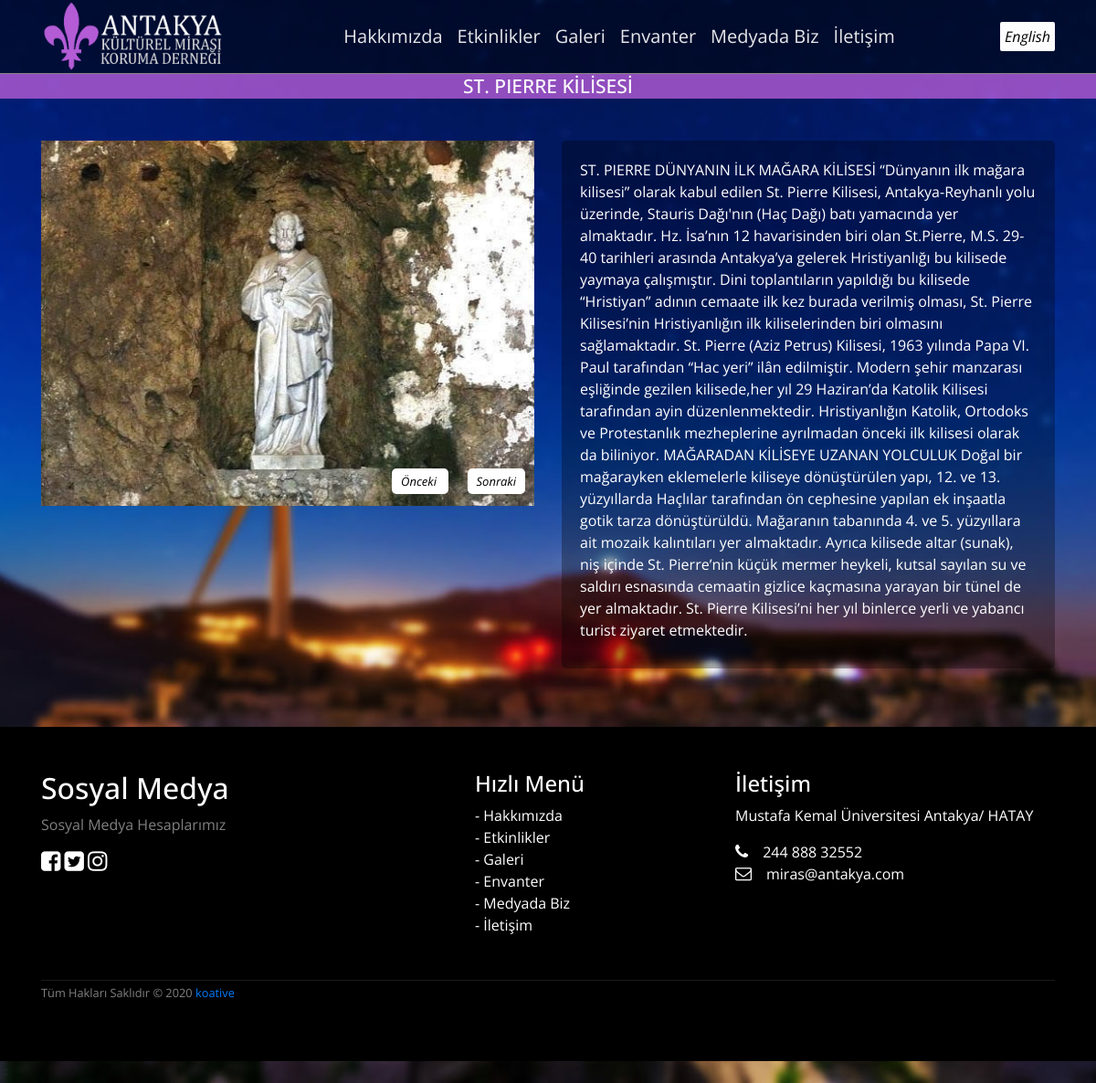
Screenshot of /detay.php?id=65 with the database file from the repository.
### tables this page shows
CREATE TABLE `control` (
  `c_id` int(11) NOT NULL,
  `c_logo` varchar(250) NOT NULL,
  `c_logo_en` varchar(250) NOT NULL,
  `c_twitter` varchar(100) NOT NULL,
  `c_facebook` varchar(100) NOT NULL,
  `c_instagram` varchar(100) NOT NULL,
  `c_adres` varchar(250) NOT NULL,
  `c_adres_en` varchar(250) NOT NULL,
  `c_telefon` varchar(50) NOT NULL,
  `c_title` varchar(500) NOT NULL,
  `c_title_en` varchar(250) NOT NULL,
  `c_keywords` varchar(500) NOT NULL,
  `c_email` varchar(250) NOT NULL,
  `c_footer_social` varchar(250) NOT NULL,
  `c_footer_social_en` varchar(250) NOT NULL,
  `c_atif` varchar(250) NOT NULL,
  `c_atif_en` varchar(250) NOT NULL,
  `c_description` varchar(500) NOT NULL,
  `c_about` varchar(2000) NOT NULL,
  `c_about_en` varchar(2000) NOT NULL,
  `c_about_p` varchar(250) NOT NULL,
  `c_bg` varchar(500) NOT NULL
);

CREATE TABLE `content` (
  `c_id` int(11) NOT NULL,
  `c_title` varchar(250) NOT NULL,
  `c_title_en` varchar(250) NOT NULL,
  `c_description` mediumtext NOT NULL,
  `c_description_en` mediumtext NOT NULL,
  `c_date` varchar(250) NOT NULL
);

CREATE TABLE `photos` (
  `c_id` int(11) NOT NULL,
  `id` int(11) NOT NULL,
  `url` varchar(250) NOT NULL,
  `upload_time` varchar(250) NOT NULL
);

### lang/tr.php (called while the page is built)
<?php
$sql= "select * from control";
$result = $conn->query($sql);
$row = $result->fetch_assoc();
$lang = array(
"ico" => "assets/img/static/site-ico.png",
"logo" => $row["c_logo"],
"dil" => "English",
"medyada_biz" => "Medyada Biz",
"projeler" => "Projeler",
"etkinlikler" =>"Etkinlikler",
"galeri" =>"Galeri",
"hakkimizda" =>"Hakkımızda",
"iletisim" => "İletişim",
"envanter" => "Envanter",
"sosyal_medya" =>"Sosyal Medya",
"sosyal_medya_bilgi" =>$row["c_footer_social"],
"devamini_gor_button" =>"Devamını Gör",
"atif" =>$row["c_atif"],
"hizli_menu" =>"Hızlı Menü",
"detaylar" => "Detaylar",
"email"=>$row["c_email"],
"adres"=>$row["c_adres"],
"telefon"=>$row["c_telefon"],
"facebook"=>$row["c_facebook"],
"twitter" =>$row["c_twitter"],
"instagram"=>$row["c_instagram"],
"hakkimizda_aciklama"=>$row["c_about"],
"hakkimizda_p"=>$row["c_about_p"],
"c_bg"=>$row["c_bg"],
"c_send_message"=>"Mesaj Gönder",
"c_name"=>"Adınız",
"c_mail"=>"Mail Adresiniz",
"c_mesaj"=>"Mesajınız",
"c_gonder"=>"Gönder",
"c_konu" =>"Konu",
"sonraki"=>"Sonraki",
"onceki"=>"Önceki",
"eklenme_tarihi"=>"Eklenme Tarihi",
);
?>

### detay.php (the view, shortened to what this page needs)
<?php include "header.php";
$id=$_GET["id"];
$sql_data="select * from content where c_id='$id'";
$result=$conn->query($sql_data);
$row=$result->fetch_assoc();
?>
<div class="bg navPad">
<div class="container-fluid">
<div><h1 class="bScoo text-center "><?php if($_SESSION["lang"]=="tr") echo ($row["c_title"]); else echo substr($row["c_title_en"],0,48);?></h1></div>
</div>
<div class="container mt-3">
<div class="row">
  <div class=" col-md-6 ">
<div id="carousel-id" class="carousel slide" data-ride="carousel">
  <div class="carousel-inner" role="listbox">
    <?php
    $sql_img="select * from photos where c_id=$id";
    $img_c=$conn->query($sql_img);
    $x=0;
    while($run_im=$img_c->fetch_assoc()){ ?>
    <div class="carousel-item detay <?=$x==0?' active':''?>"" >
      <img style="width:600px;height:400px"src="<?php echo "assets/uploads/content/".$run_im["url"]; ?>" alt="First slide" class="img-fluid">
    </div>
    <?php $x++;} ?>
    <p class="detay-next">
    <a class="detay-n" href="#carousel-id" role="button" data-slide="prev">
      <span class="icon-prev" aria-hidden="true"></span> <?php echo $lang['onceki']?>
    </a>&emsp;
    <a class="detay-n" href="#carousel-id" role="button" data-slide="next">
      <span class="icon-next" aria-hidden="true"></span> <?php echo $lang['sonraki']?>
    </a>
  </p>
  </div>
</div>
</div>
<div class=" col-md-6 more"><p><?php if($_SESSION["lang"]=="tr") echo ($row["c_description"]); else echo ($row["c_description_en"]);?></p></div>
</div>
</div>
<?php include "footer.php" ?>

### header.php (shortened to what this page needs)
<?php
include 'admin/settings/connect_db.php';
if (!isset($_SESSION["lang"])) {
    require("lang/tr.php"); $_SESSION["lang"]="tr";
} else {
    require("lang/" . $_SESSION['lang'] . ".php");
}
?>
<!doctype html>
<html lang="en">
<head>
    <link rel="stylesheet" href="assets/css/mobile.css">
    <link rel="stylesheet" href="assets/css/bootstrap.min.css">
    <link rel="stylesheet" href="assets/css/main.css">
    <link rel="stylesheet" href="assets/css/card-slider.css >
    <link rel="stylesheet" href="assets/css/jquery.fancybox.min.css" media="screen">
    <link rel="stylesheet" href="https://stackpath.bootstrapcdn.com/font-awesome/4.7.0/css/font-awesome.min.css">
</head>
<body onload="document.body.style.opacity='1'">
    <nav class="navbar navbar-expand-lg fixed-top" id="menu-sc">
        <div class="container menu-x">
            <a class="navbar-brand" href="index.php"><?php echo  '<img src="' . $lang["logo"] . '">' ?></a>
            <div class="collapse navbar-collapse" id="navbarResponsive">
                <ul class="navbar-nav ml-auto">
                <li class="nav-item">
                        <a class="nav-link" href="hakkimizda.php"><?php echo $lang["hakkimizda"]; ?></a>
                    </li>
                    <li class="nav-item">
                        <a class="nav-link" href="etkinlikler.php"><?php echo $lang["etkinlikler"]; ?></a>
                    </li>
                    <li class="nav-item">
                        <a class="nav-link" href="galeri.php"><?php echo $lang["galeri"]; ?></a>
                    </li>
                    <li class="nav-item">
                        <a class="nav-link" href="envanter.php"><?php echo $lang["envanter"]; ?></a>
                    </li>
                    <li class="nav-item active">
                        <a class="nav-link" href="biz.php">
                            <?php echo $lang["medyada_biz"]; ?>
                        </a>
                    </li>
                    <li class="nav-item">
                        <a class="nav-link" href="iletisim.php"><?php echo $lang["iletisim"]; ?></a>
                    </li>
                </ul>
                <ul class="navbar-nav ml-auto text-center">
                    <?php if ($_SESSION["lang"] == "tr") {
                        echo "<li class='lang-select'><a class='list-group-item-light lang-select-a'href='lang.php?lang=en'>" . $lang["dil"] . "</a></li>";
                    } else if ($_SESSION["lang"] == "en") {
                        echo "<li class='lang-select'><a class='list-group-item-light lang-select-a' href='lang.php?lang=tr'>" . $lang["dil"] . "</a></li>";
                    }
                    ?>
                </ul>
            </div>
    </nav>

### footer.php (shortened to what this page needs)
  <div class="mt-5 pt-5 pb-5 footer">
        <div class="container">
            <div class="row">
                <div class="col-lg-5 col-xs-12 about-company">
                    <h2><?php echo $lang["sosyal_medya"]; ?></h2>
                    <p class="pr-5 text-white-50"><?php echo $lang["sosyal_medya_bilgi"]; ?></p>
                    <p class="media_icons"><a target="_blank" href="<?php echo $lang['facebook'] ?>"><i class="fa fa-facebook-square mr-1"></i></a><a target="_blank" href="<?php echo $lang['twitter'] ?>"><i class="fa fa-twitter-square"></i></a>
                        <a target="_blank" href="<?php echo $lang['instagram'] ?>"><i class="fa fa-instagram"></i></a>
                    </p>
                </div>
                <div class="col-lg-3 col-xs-12 links">
                    <h4 class="mt-lg-0 mt-sm-3"><?php echo $lang["hizli_menu"]; ?></h4>
                    <ul class="m-0 p-0">
                    <li>- <a href="#"><?php echo $lang["hakkimizda"]; ?></a></li>
                        <li>- <a href="#"><?php echo $lang["etkinlikler"]; ?></a></li>
                        <li>- <a href="#"><?php echo $lang["galeri"]; ?></a></li>
                        <li>- <a href="#"><?php echo $lang["envanter"]; ?></a></li>
                        <li>- <a href="#"><?php echo $lang["medyada_biz"]; ?></a></li>
                        <li>- <a href="#"><?php echo $lang["iletisim"]; ?></a></li>
                    </ul>
                </div>
                <div class="col-lg-4 col-xs-12 location">
                    <h4 class="mt-lg-0 mt-sm-4"><?php echo $lang["iletisim"]; ?></h4>
                    <p><?php echo $lang["adres"] ?></p>
                    <p class="mb-0"><i class="fa fa-phone mr-3"></i><?php echo $lang["telefon"]?></p>
                    <p><i class="fa fa-envelope-o mr-3"></i><?php echo $lang["email"] ?></p>
                </div>
            </div>
            <div class="row mt-5">
                <div class="col copyright">
                    <p class=""><small class="text-white-50"><?php echo $lang["atif"]; ?><a href="http://korayguler.com"> koative </a></small></p>
                </div>
            </div>
        </div>
    </div>
</body>
</html>

### assets/css/main.css (style rules this page uses)
body { font-family: 'Open Sans', sans-serif; background-color: black; opacity: 0; transition: opacity 2s; -webkit-transition: opacity 2s; }
.bScoo { background-color: rgba(180, 92, 214, 0.8); padding-top:1px; padding-bottom: 1px; font-size: 21px!important; border-top:1px solid rgb(134, 133, 133); color:white!important; }
.nav-link { transition: color .2s; }
.container-fluid { padding:0!important; }
.navbar-brand img { width:10em; }
.detay { min-height: 300px!important; height: auto!important; position: relative; }
.carousel-item { height: 100vh; min-height: 350px; background: no-repeat center center scroll; -webkit-background-size: cover; -moz-background-size: cover; -o-background-size: cover; background-size: cover; }
.navbar { background-color: rgba(0, 0, 0, 0.5) !important; height: 80px; }
.detay-next { text-align: right; position: absolute; bottom:0; right:0; margin-right:10px; }
.detay-n { font-size: 13px; font-style: italic; text-decoration: none; background-color: white; padding:5px 10px 5px 10px; color:black; border-radius: 5px; }
.more p { background-color: rgba(0, 0, 0, 0.3) !important; color:white; padding:20px 20px 30px 20px; border-radius: 5px; }
.nav-link { color: rgba(255, 255, 255, 0.9) !important; font-size: 20px; }
.footer { background-color: rgba(0, 0, 0, 1) !important; color: white; }
.footer .links ul { list-style-type: none; }
.footer .links li a { color: white; transition: color .2s; }
.footer .about-company i { font-size: 25px; }
.footer .about-company a { color: white; transition: color .2s; }
.footer .location i { font-size: 18px; }
.footer .copyright p { border-top: 1px solid rgba(255, 255, 255, 0.1); }
.lang-select-a { text-decoration: none!important; color:black; font-style: italic;border-radius: 2px !important; padding: 5px; font-weight: 400; }
.navPad { padding-top:80px; }

### detay.php (style rules this page uses)
.carousel-item { width:100%; height:500px; min-height:0; }

### rows the page displays
control: c_logo (picture), c_footer_social "Sosyal Medya Hesaplarımız", c_adres "Mustafa Kemal Üniversitesi Antakya/ HATAY", c_telefon "244 888 32552", c_email "miras@antakya.com", c_atif "Tüm Hakları Saklıdır © 2020"
content: c_title "ST. PIERRE KİLİSESİ", c_description "ST. PIERRE DÜNYANIN İLK MAĞARA KİLİSESİ “Dünyanın ilk mağara kilisesi” olarak kabul edilen St. Pierre Kilisesi, Antakya-Reyhanlı yolu üzerinde, Stauris Dağı'nın (Haç Dağı) batı yamacında yer almaktadır. Hz. İsa’nın 12 havarisinden biri olan St.Pierre, M.S. 29-40 tarihleri arasında Antakya’ya gelerek Hristiyanlığı bu kilisede yaymaya çalışmıştır. Dini toplantıların yapıldığı bu kilisede “Hristiyan” adının cemaate ilk kez burada verilmiş olması, St. Pierre Kilisesi’nin Hristiyanlığın ilk kiliselerinden biri olmasını sağlamaktadır. St. Pierre (Aziz Petrus) Kilisesi, 1963 yılında Papa VI. Paul tarafından “Hac yeri” ilân edilmiştir. Modern şehir manzarası eşliğinde gezilen kilisede,her yıl 29…"
photos: url (picture)

### other values shown
$lang["hakkimizda"] "Hakkımızda"
$lang["etkinlikler"] "Etkinlikler"
$lang["galeri"] "Galeri"
$lang["envanter"] "Envanter"
$lang["medyada_biz"] "Medyada Biz"
$lang["iletisim"] "İletişim"
$lang["dil"] "English"
$lang['onceki'] "Önceki"
$lang['sonraki'] "Sonraki"
$lang["sosyal_medya"] "Sosyal Medya"
$lang["hizli_menu"] "Hızlı Menü"
